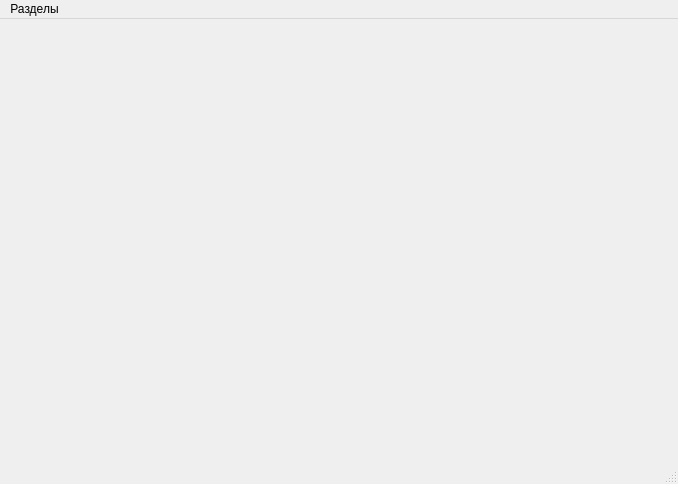
<?xml version="1.0" encoding="UTF-8"?>
<ui version="4.0">
 <class>MainWindow</class>
 <widget class="QMainWindow" name="MainWindow">
  <property name="geometry">
   <rect>
    <x>0</x>
    <y>0</y>
    <width>678</width>
    <height>484</height>
   </rect>
  </property>
  <property name="windowTitle">
   <string>MainWindow</string>
  </property>
  <widget class="QWidget" name="centralwidget"/>
  <widget class="QMenuBar" name="menubar">
   <property name="geometry">
    <rect>
     <x>0</x>
     <y>0</y>
     <width>678</width>
     <height>21</height>
    </rect>
   </property>
   <widget class="QMenu" name="menu">
    <property name="title">
     <string>Разделы</string>
    </property>
    <addaction name="action"/>
    <addaction name="action_2"/>
    <addaction name="action_3"/>
    <addaction name="action_4"/>
    <addaction name="action_5"/>
   </widget>
   <addaction name="menu"/>
  </widget>
  <widget class="QStatusBar" name="statusbar"/>
  <action name="action">
   <property name="text">
    <string>Время включения</string>
   </property>
  </action>
  <action name="action_2">
   <property name="text">
    <string>Процессор</string>
   </property>
  </action>
  <action name="action_3">
   <property name="text">
    <string>Оперативная память</string>
   </property>
  </action>
  <action name="action_4">
   <property name="text">
    <string>Диски</string>
   </property>
  </action>
  <action name="action_5">
   <property name="text">
    <string>Сеть</string>
   </property>
  </action>
 </widget>
 <resources/>
 <connections/>
</ui>
